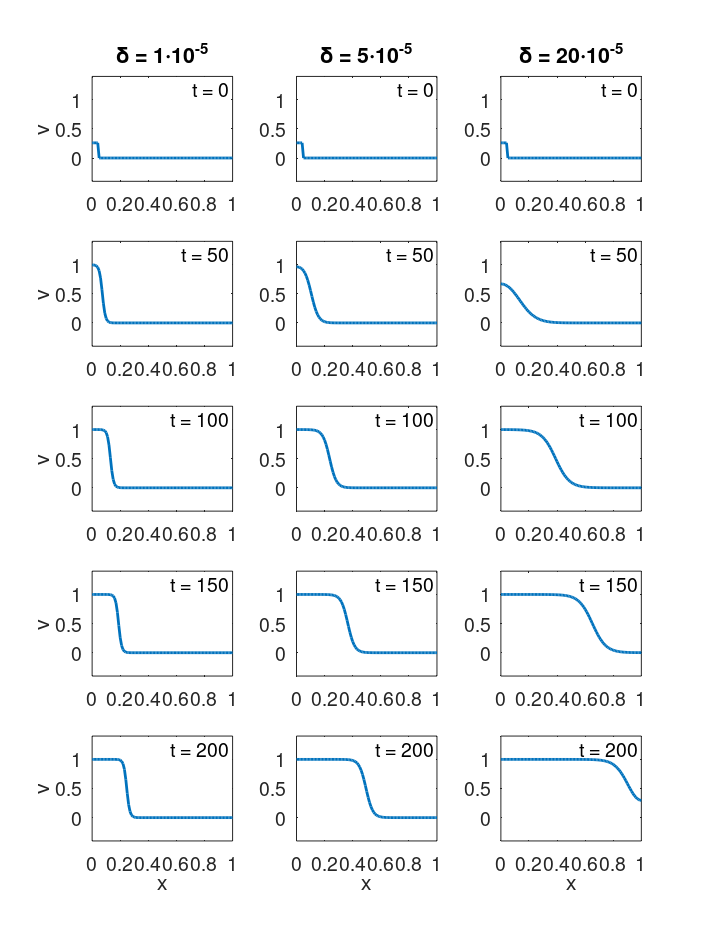

Reproduce this figure in MATLAB.
% Compute the numerical solution of the FitzHugh-Nagumo model with an added
% diffusion term - vary the value of delta
clear all

% Define model constants
a = -0.12;
c1 = 0.175;
c2 = 0.03;
b = 0.011;
d = 0.55;
delta_values = [1e-5, 5e-5, 20e-5];

% Define discretization parameters
L = 1;                % Length of domain
dx = 0.01;            % Distance between spatial grid points
M = round(L/dx) + 1;  % Number of spatial grid points
x = (0:dx:L);         % x vector
dt = 0.005;           % Time step
T = 300;              % Simulation time
N = round(T/dt);      % Number of time points 
t = (0:dt:T);         % Time vector


% Set up figure
figure('Units','centimeters', 'Position', [10 10 18 24], ...
    'PaperPositionMode', 'auto', 'PaperUnits', 'centimeters', ...
    'PaperSize', [17, 23])

% Select time points to plot
t_plot = [0, 50, 100, 150, 200];
t_idx = round(t_plot/dt) + 1;

for k=1:length(delta_values)
    delta = delta_values(k);
    rho = delta*dt/dx^2;

    % Define diffusion matrix
    D = spdiags((1-2*rho)*ones(M, 1), 0, M, M) + ...
        spdiags([0; 2*rho; rho*ones(M-2, 1)], 1, M, M) + ...
        spdiags([rho*ones(M-2, 1); 2*rho; 0], -1, M, M);

    % Set up arrays for saving the solutions
    v = zeros(M, N+1);
    w = zeros(M, N+1);

    % Define initial conditions
    v(:,1) = 0;
    w(:,1) = 0;
    
    % Define non-zero v at the left part of the domain
    v(1:5,1) = 0.26;

    % Compute the numerical solution
    for n=1:N
        v(:,n+1) = D*v(:,n) ...
            + dt*(c1*v(:,n).*(v(:,n)-a).*(1-v(:,n)) - c2*w(:,n));
        w(:,n+1) = w(n) + dt*(b*(v(:,n)-d*w(:,n)));
    end

    % Plot the solution
    for i=1:length(t_plot)
        subplot(length(t_plot), length(delta_values), ...
            (i-1)*length(delta_values) + k)
        plot(x, v(:, t_idx(i)), 'linewidth', 2)
        set(gca, 'fontsize', 14)
        text(0.98, 0.88, sprintf('t = %g', t_plot(i)), 'FontSize', 14, ...
            'Units','normalized', 'HorizontalAlignment','right')
        if i==1
            title(sprintf('\\delta = %g\\cdot10^{-5}', delta_values(k)*1e5))
        end
        if k==1
            ylabel('v')
        end
        if i == length(t_plot)
            xlabel('x')
        end
        ylim([-0.4, 1.4])
    end
end

% Save figure
print('-dpdf', '../Figures/Ch6_Fig2.pdf')



